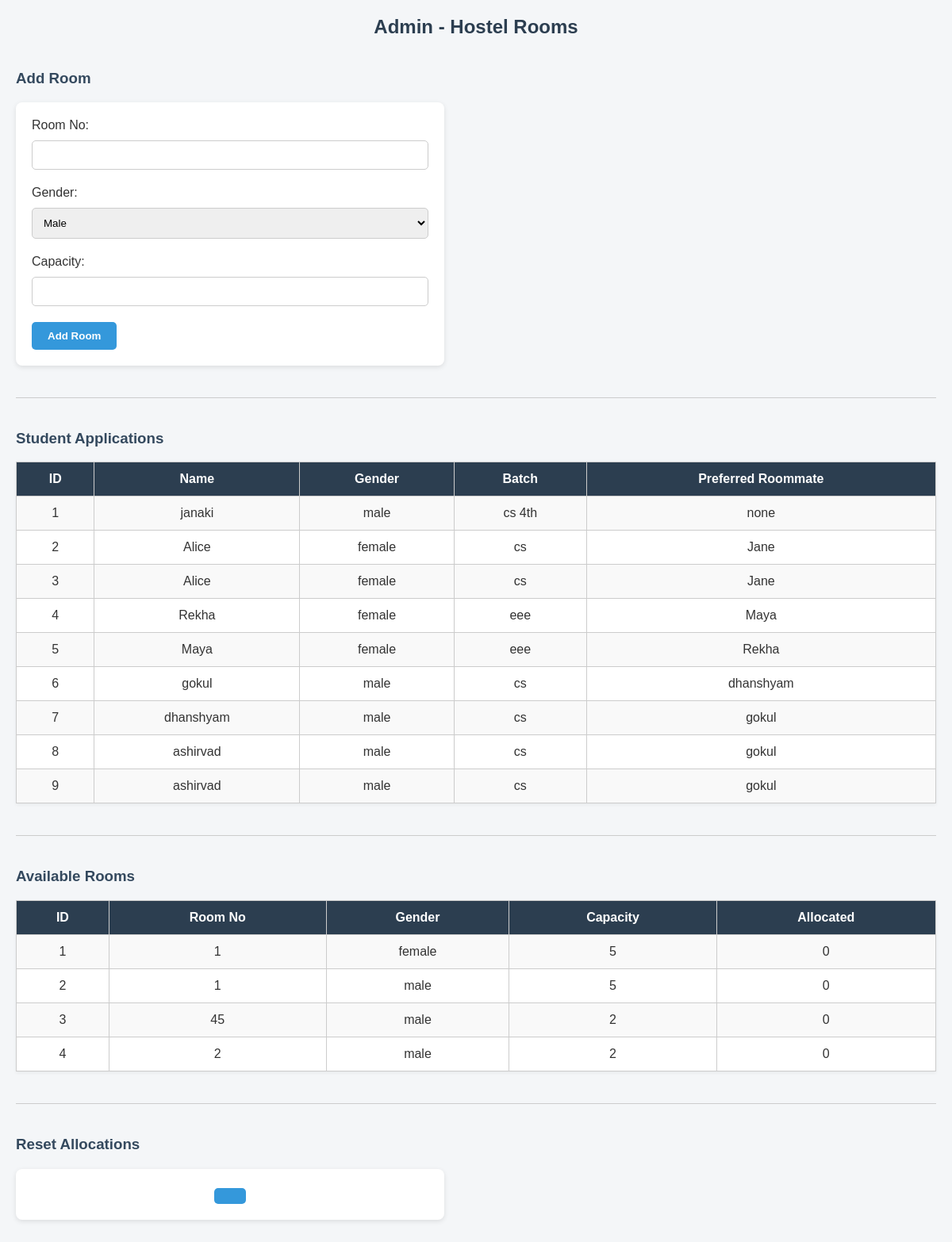
The page /admin on the database its author committed.
### tables this page shows
CREATE TABLE students
             (id INTEGER PRIMARY KEY,
              name TEXT,
              gender TEXT,
              batch TEXT,
              roommate TEXT);

CREATE TABLE rooms
             (id INTEGER PRIMARY KEY,
              room_no TEXT,
              gender TEXT,
              capacity INTEGER,
              allocated INTEGER DEFAULT 0);

### app.py (the view)
@app.route('/admin')
def admin_dashboard():
    conn = sqlite3.connect('database.db')
    c = conn.cursor()
    c.execute("SELECT * FROM students")
    students = c.fetchall()
    c.execute("SELECT * FROM rooms")
    rooms = c.fetchall()
    conn.close()
    return render_template('admin_dashboard.html', students=students, rooms=rooms)

### templates/admin_dashboard.html (shortened to what this page needs)
<!DOCTYPE html>
<html>
<head>
    <link rel="stylesheet" type="text/css" href="{{ url_for('static', filename='admin.css') }}">
</head>
<body>
    <h2>Admin - Hostel Rooms</h2>
    <h3>Add Room</h3>
    <form action="/add_room" method="post">
        Room No: <input type="text" name="room_no"><br>
        Gender:
        <select name="gender">
            <option value="male">Male</option>
        </select><br>
        Capacity: <input type="number" name="capacity"><br>
        <input type="submit" value="Add Room">
    </form>
    <hr>
    <h3>Student Applications</h3>
    <table border="1">
        <tr>
            <th>ID</th><th>Name</th><th>Gender</th><th>Batch</th><th>Preferred Roommate</th>
        </tr>
        {% for s in students %}
        <tr>
            <td>{{ s[0] }}</td>
            <td>{{ s[1] }}</td>
            <td>{{ s[2] }}</td>
            <td>{{ s[3] }}</td>
            <td>{{ s[4] }}</td>
        </tr>
        {% endfor %}
    </table>
    <hr>
    <h3>Available Rooms</h3>
    <table border="1">
        <tr>
            <th>ID</th><th>Room No</th><th>Gender</th><th>Capacity</th><th>Allocated</th>
        </tr>
        {% for r in rooms %}
        <tr>
            <td>{{ r[0] }}</td>
            <td>{{ r[1] }}</td>
            <td>{{ r[2] }}</td>
            <td>{{ r[3] }}</td>
            <td>{{ r[4] }}</td>
        </tr>
        {% endfor %}
    </table>
    <hr>
    <h3>Reset Allocations</h3>
    <form method="POST" action="/reset_allocations">
        <button type="submit">
    </form>
</body>
</html>

### static/admin.css (style rules this page uses)
body { font-family: Arial, sans-serif; background-color: #f4f6f8; margin: 20px; padding: 0; color: #333; }
h2 { color: #2c3e50; text-align: center; }
h3 { color: #34495e; margin-top: 40px; }
form { background-color: #ffffff; padding: 20px; border-radius: 8px; box-shadow: 0 2px 6px rgba(0, 0, 0, 0.1); max-width: 500px; margin-bottom: 30px; }
input[type="text"], input[type="number"], select { width: 100%; padding: 10px; margin: 10px 0 20px 0; border: 1px solid #ccc; border-radius: 5px; box-sizing: border-box; }
input[type="submit"], button { background-color: #3498db; color: white; padding: 10px 20px; border: none; border-radius: 5px; cursor: pointer; font-weight: bold; }
table { width: 100%; border-collapse: collapse; margin-top: 15px; background-color: white; box-shadow: 0 2px 4px rgba(0, 0, 0, 0.05); }
th, td { border: 1px solid #ccc; padding: 12px; text-align: center; }
th { background-color: #2c3e50; color: white; }
tr:nth-child(even) { background-color: #f9f9f9; }
hr { margin: 40px 0; border: none; border-top: 1px solid #ccc; }
form[action="/reset_allocations"] { text-align: center; margin-top: 20px; }

### rows shown on the page
students: id "1", name "janaki", gender "male", batch "cs 4th", roommate "none"
students: id "2", name "Alice", gender "female", batch "cs", roommate "Jane"
students: id "3", name "Alice", gender "female", batch "cs", roommate "Jane"
students: id "4", name "Rekha", gender "female", batch "eee", roommate "Maya"
students: id "5", name "Maya", gender "female", batch "eee", roommate "Rekha"
students: id "6", name "gokul", gender "male", batch "cs", roommate "dhanshyam"
students: id "7", name "dhanshyam", gender "male", batch "cs", roommate "gokul"
students: id "8", name "ashirvad", gender "male", batch "cs", roommate "gokul"
students: id "9", name "ashirvad", gender "male", batch "cs", roommate "gokul"
rooms: id "1", room_no "1", gender "female", capacity "5", allocated "0"
rooms: id "2", room_no "1", gender "male", capacity "5", allocated "0"
rooms: id "3", room_no "45", gender "male", capacity "2", allocated "0"
rooms: id "4", room_no "2", gender "male", capacity "2", allocated "0"
